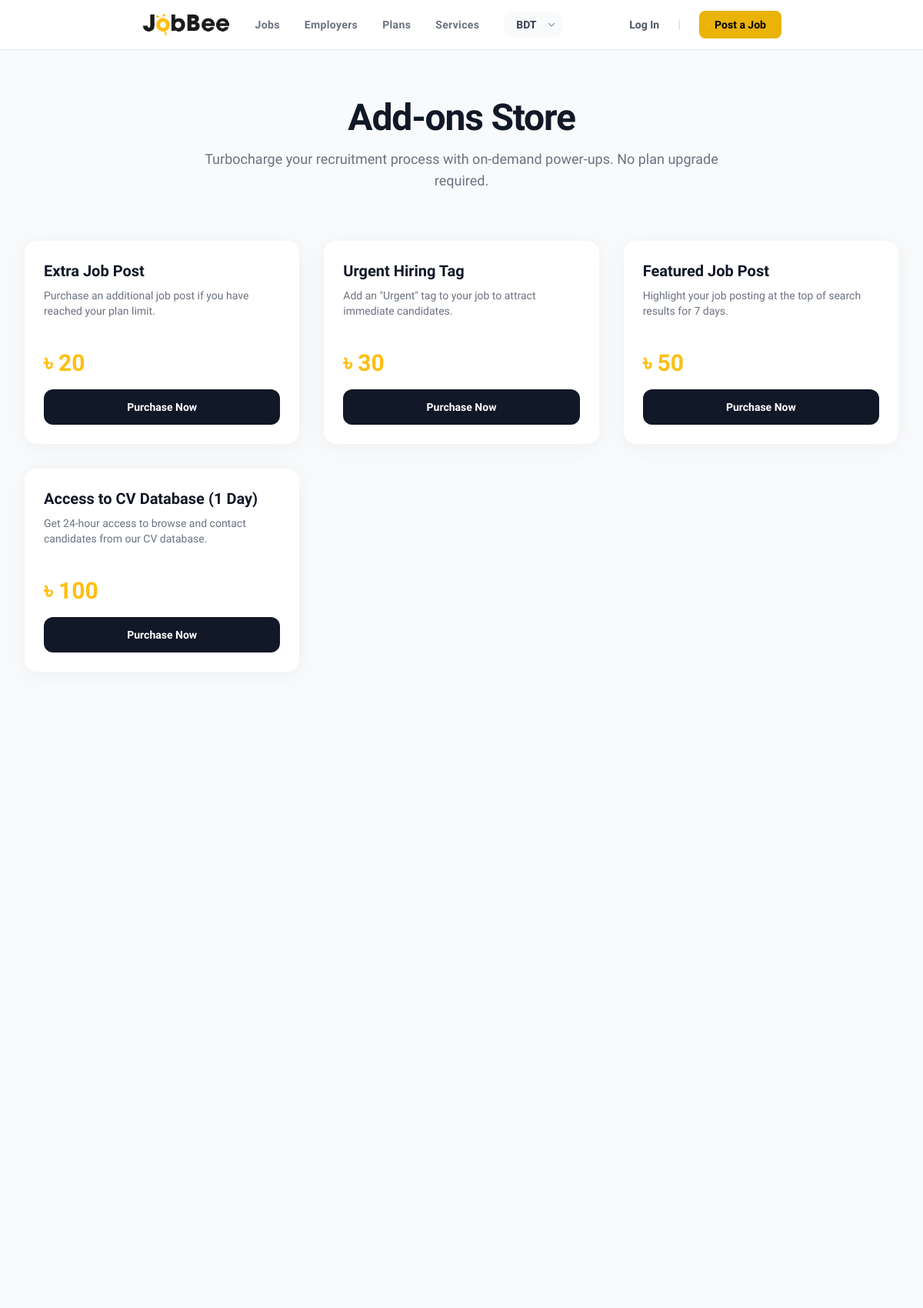
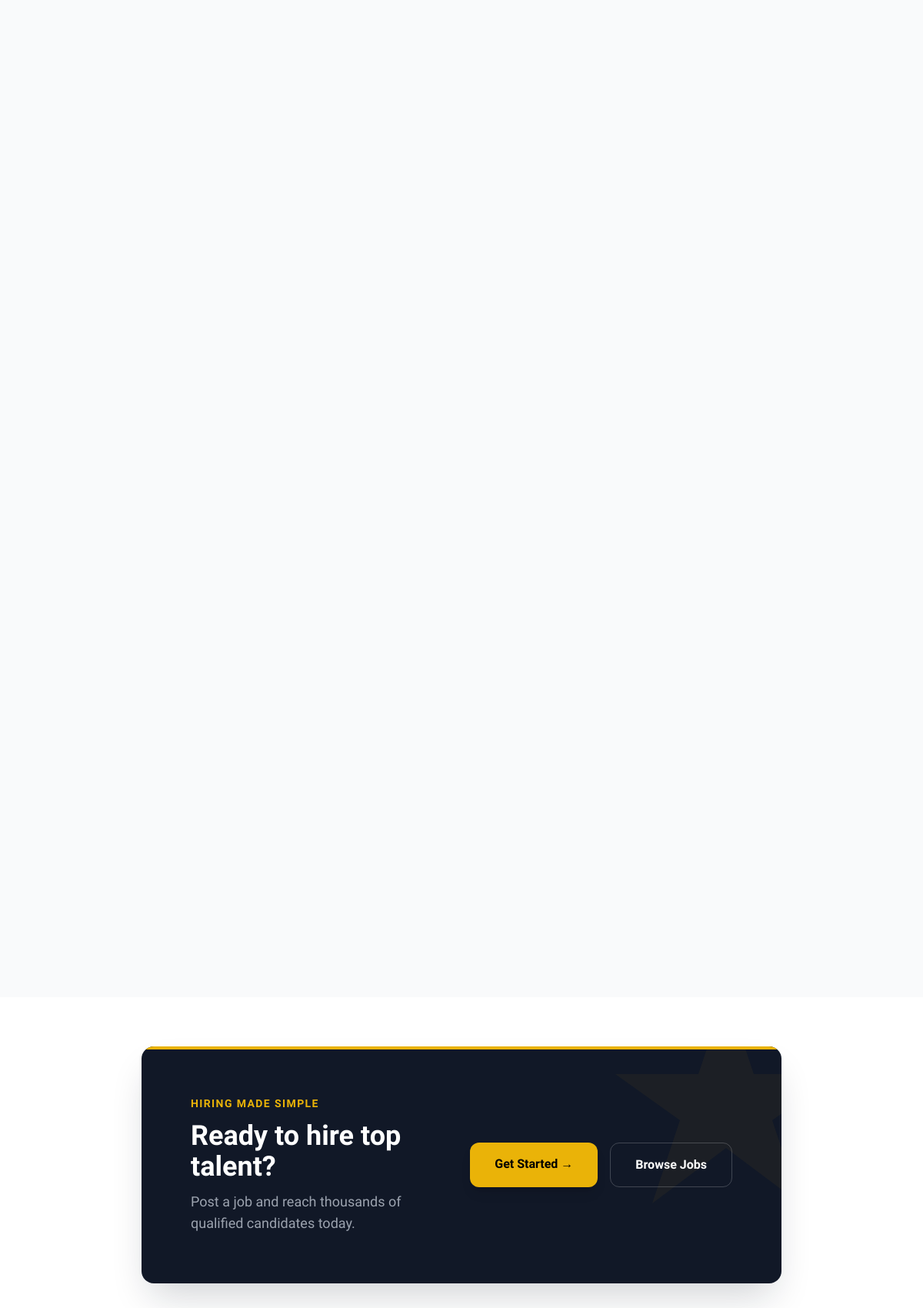
Screenshot of /subscriptions/addons/ (upper part) with the database file from the repository (2 pictures, top to bottom).
### subscriptions/models.py (models this page shows, shortened)
class AddOn(models.Model):
    name = models.CharField(max_length=50, unique=True)
    price = models.DecimalField(max_digits=10, decimal_places=2)
    description = models.TextField(blank=True, null=True)
    addon_type = models.CharField(max_length=50, help_text="e.g., FEATURED_JOB, EXTRA_JOB")

### subscriptions/views.py (the view)
# urls.py: path('addons/', views.addons_store, name='addons_store'),
def addons_store(request):
    addons = AddOn.objects.all().order_by('price')
    return render(request, 'subscriptions/addons.html', {'addons': addons})

### core/context_processors.py (called while the page is built)
def site_settings(request):
    hero_settings = HeroSectionSettings.objects.first()
    trusted_companies = TrustedCompany.objects.all()
    currency_settings = CurrencySettings.objects.first()
    available_currencies = ExchangeRate.objects.all()
    user_currency = request.session.get('user_currency', 'BDT')
    return {
        'SITE_NAME': 'Jobbee',
        'site_settings': {'site_name': 'Jobbee'},
        'STRIPE_PUBLIC_KEY': getattr(settings, 'STRIPE_PUBLIC_KEY', ''),
        'hero_settings': hero_settings,
        'trusted_companies': trusted_companies,
        'currency_settings': currency_settings,
        'available_currencies': available_currencies,
        'user_currency': user_currency,
    }

### core/templatetags/currency_tags.py (called while the page is built, shortened)
@register.simple_tag(takes_context=True)
def format_currency(context, value):
    if value is None or value == '':
        return ''
    try:
        amount = float(value)
    except (ValueError, TypeError):
        return value
    user_currency = context.get('user_currency', 'BDT')
    available_currencies = context.get('available_currencies', None)
    symbols = {
        'USD': '$',
        'EUR': '€',
        'GBP': '£',
        'CAD': 'C$',
        'AUD': 'A$',
        'INR': '₹',
        'BDT': '৳'
    }
    target_symbol = symbols.get(user_currency, '৳')
    if user_currency == 'BDT':
        return f"{target_symbol} {amount:,.0f}"

@register.filter
def currency(value):
    context = template.Context({})
    return format_currency(context, value)

### subscriptions/templates/subscriptions/addons.html (shortened to what this page needs)
{% extends 'base.html' %}
{% load currency_tags %}
{% block content %}
<div class="min-h-[80vh] bg-gray-50 py-16">
    <div class="max-w-7xl mx-auto px-4 sm:px-6 lg:px-8">
        <div class="text-center mb-16 reveal-on-scroll">
            <h1 class="text-4xl md:text-5xl font-black text-gray-900 mb-4 tracking-tight">Add-ons Store</h1>
            <p class="text-lg text-gray-500 max-w-2xl mx-auto font-medium">Turbocharge your recruitment process with on-demand power-ups. No plan upgrade required.</p>
        </div>
        <div class="grid gap-8 md:grid-cols-2 lg:grid-cols-3 xl:grid-cols-4">
            {% for addon in addons %}
            <div class="glass-card rounded-2xl p-6 flex flex-col hover:-translate-y-1 transition-transform duration-300 reveal-on-scroll delay-100">
                <div class="mb-4">
                    <h3 class="text-xl font-bold text-gray-900 mb-2">{{ addon.name }}</h3>
                    <p class="text-sm text-gray-500 line-clamp-3">{{ addon.description }}</p>
                </div>
                <div class="mt-auto pt-6">
                    <div class="flex items-end gap-1 mb-4">
                        <span class="text-3xl font-black text-blue-600">{{ addon.price|currency }}</span>
                    </div>
                    <a href="{% url 'subscriptions:checkout_addon' addon.id %}" class="w-full inline-flex justify-center items-center px-4 py-3 border border-transparent text-sm font-bold rounded-xl text-white bg-gray-900 hover:bg-blue-600 shadow-sm transition-colors">
                        Purchase Now
                    </a>
                </div>
            </div>
            {% endfor %}
        </div>
    </div>
</div>
{% endblock %}

### templates/base.html (style rules this page uses)
:root { --color-primary: #febf12; --color-secondary: #ffffff; --color-accent: #eab308; }
body { font-family: 'Inter Tight', sans-serif; background-color: #ffffff; color: #000000; }
.reveal-on-scroll { opacity: 0; transform: translateY(30px); transition: opacity 0.8s cubic-bezier(0.16, 1, 0.3, 1), transform 0.8s cubic-bezier(0.16, 1, 0.3, 1); }
.reveal-on-scroll.is-revealed { opacity: 1; transform: translateY(0); }
.delay-100 { transition-delay: 100ms; }

### subscriptions/templates/subscriptions/addons.html (style rules this page uses)
.glass-card { background: rgba(255, 255, 255, 0.9); backdrop-filter: blur(16px); -webkit-backdrop-filter: blur(16px); border: 1px solid rgba(255, 255, 255, 0.2); box-shadow: 0 4px 30px rgba(0, 0, 0, 0.05); }

### rows the page displays
AddOn: name "Extra Job Post", description "Purchase an additional job post if you have reached your plan limit.", price "৳ 20"
AddOn: name "Urgent Hiring Tag", description "Add an \"Urgent\" tag to your job to attract immediate candidates.", price "৳ 30"
AddOn: name "Featured Job Post", description "Highlight your job posting at the top of search results for 7 days.", price "৳ 50"
AddOn: name "Access to CV Database (1 Day)", description "Get 24-hour access to browse and contact candidates from our CV database.", price "৳ 100"

### other values shown
form field currency "BDT"
